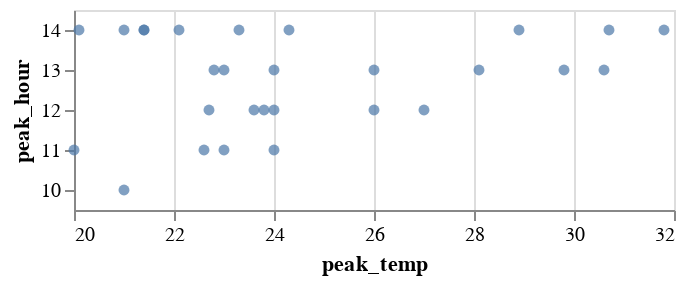

The cell this chart's notebook holds for it:
### Code cell
alt.Chart(grouped_fit).mark_circle().encode(
    alt.X("peak_temp:Q").scale(zero=False), alt.Y("peak_hour:O").scale(zero=False).sort("descending")
)

### Figure 1 — Vega-Lite specification as saved in the notebook (floating-point values rounded to 4 significant figures)
{"config": {"view": {"continuousWidth": 300, "continuousHeight": 300}}, "data": {"name": "data-d0598bc9f368595f1438239169cbbcab"}, "mark": {"type": "circle"}, "encoding": {"x": {"field": "peak_temp", "scale": {"zero": false}, "type": "quantitative"}, "y": {"field": "peak_hour", "scale": {"zero": false}, "sort": "descending", "type": "ordinal"}}, "$schema": "https://vega.github.io/schema/vega-lite/v5.20.1.json", "datasets": {"data-d0598bc9f368595f1438239169cbbcab": [{"day": 18, "popt": 0.001, "peak_temp": 30.6, "peak_hour": 13}, {"day": 15, "popt": 0.2254, "peak_temp": 23.6, "peak_hour": 12}, {"day": 11, "popt": 0.001, "peak_temp": 26.0, "peak_hour": 12}, {"day": 13, "popt": 0.3993, "peak_temp": 21.4, "peak_hour": 14}, {"day": 20, "popt": 0.4338, "peak_temp": 21.4, "peak_hour": 14}, {"day": 2, "popt": 0.001, "peak_temp": 30.7, "peak_hour": 14}, {"day": 14, "popt": 0.2856, "peak_temp": 22.7, "peak_hour": 12}, {"day": 10, "popt": 0.001, "peak_temp": 27.0, "peak_hour": 12}, {"day": 1, "popt": 0.133, "peak_temp": 24.3, "peak_hour": 14}, {"day": 8, "popt": 0.001, "peak_temp": 26.0, "peak_hour": 13}, {"day": 26, "popt": 0.4055, "peak_temp": 22.6, "peak_hour": 11}, {"day": 23, "popt": 0.2573, "peak_temp": 24.0, "peak_hour": 11}, {"day": 4, "popt": 0.001, "peak_temp": 28.9, "peak_hour": 14}, {"day": 12, "popt": 0.5504, "peak_temp": 20.1, "peak_hour": 14}, {"day": 16, "popt": 0.37, "peak_temp": 22.1, "peak_hour": 14}, {"day": 22, "popt": 0.221, "peak_temp": 24.0, "peak_hour": 12}, {"day": 28, "popt": 0.1775, "peak_temp": 22.8, "peak_hour": 13}, {"day": 24, "popt": 0.2096, "peak_temp": 24.0, "peak_hour": 13}, {"day": 9, "popt": 0.001, "peak_temp": 28.1, "peak_hour": 13}, {"day": 21, "popt": 0.3287, "peak_temp": 23.3, "peak_hour": 14}, {"day": 27, "popt": 0.2655, "peak_temp": 23.0, "peak_hour": 13}, {"day": 3, "popt": 0.001, "peak_temp": 31.8, "peak_hour": 14}, {"day": 7, "popt": 0.4167, "peak_temp": 20.0, "peak_hour": 11}, {"day": 5, "popt": 0.5531, "peak_temp": 21.0, "peak_hour": 10}, {"day": 19, "popt": 0.3408, "peak_temp": 23.0, "peak_hour": 11}, {"day": 17, "popt": 0.001, "peak_temp": 29.8, "peak_hour": 13}, {"day": 6, "popt": 0.3789, "peak_temp": 21.0, "peak_hour": 14}, {"day": 25, "popt": 0.2307, "peak_temp": 23.8, "peak_hour": 12}]}}
